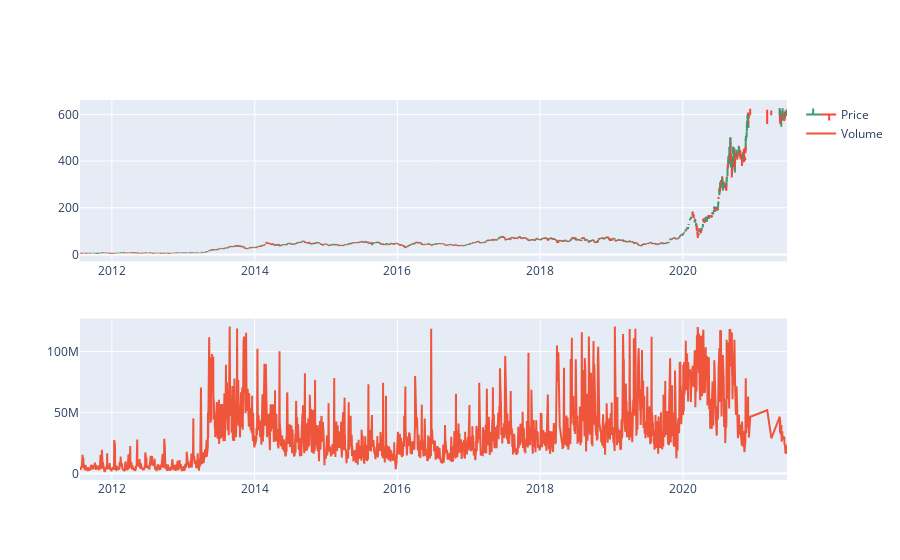

The notebook cell saved with this chart:
### Code cell
'''OHLC (open/high/low/close) chart, sense of historical prices. Below OHLC I draw Volume chart which shows number of stocks traded 
each day'''
fig = make_subplots(rows=2, cols=1)
fig.add_trace(go.Ohlc(x=data.Date,
                      open=data.Open,
                      high=data.High,
                      low=data.Low,
                      close= data.Close,
                      name='Price'), row=1, col=1)

fig.add_trace(go.Scatter(x=data.Date, y=data.Volume, name='Volume'), row=2, col=1)

fig.update(layout_xaxis_rangeslider_visible=False)
fig.show()

### Figure 1 — Plotly figure (JSON) as saved in the notebook; plotly's stock layout.template omitted (floating-point values rounded to 4 significant figures; data arrays with more than 128 entries replaced by an {"elided": "..."} marker saying what was removed)
{"data": [{"close": {"elided": "2342 float values"}, "high": {"elided": "2342 float values"}, "low": {"elided": "2342 float values"}, "name": "Price", "open": {"elided": "2342 float values"}, "type": "ohlc", "x": {"elided": "2342 str values"}, "xaxis": "x", "yaxis": "y"}, {"name": "Volume", "type": "scatter", "x": {"elided": "2342 str values"}, "xaxis": "x2", "y": {"elided": "2342 int values"}, "yaxis": "y2"}], "layout": {"xaxis": {"anchor": "y", "domain": [0, 1], "rangeslider": {"visible": false}}, "xaxis2": {"anchor": "y2", "domain": [0, 1]}, "yaxis": {"anchor": "x", "domain": [0.575, 1]}, "yaxis2": {"anchor": "x2", "domain": [0, 0.425]}}}
